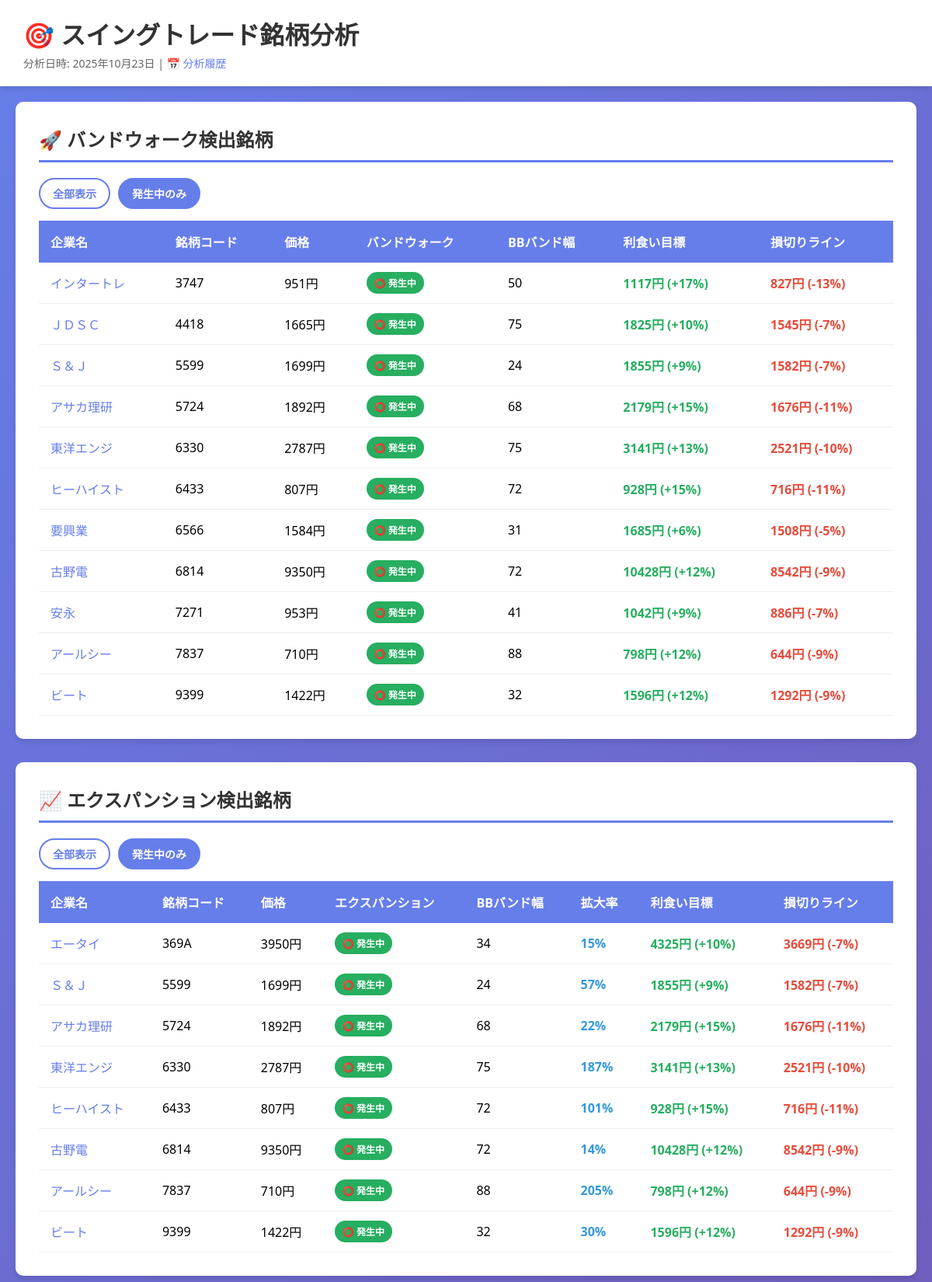
/report.php?date=2025-10-23 (upper part), run on the app's committed database.
### tables this page shows
CREATE TABLE bandwalk_results (
					id INTEGER PRIMARY KEY AUTOINCREMENT,
					analysis_date TEXT NOT NULL,
					code TEXT NOT NULL,
					is_bandwalk INTEGER NOT NULL,
					price REAL NOT NULL,
					bb_width REAL NOT NULL,
					profit_target REAL,
					stop_loss REAL,
					created_at TIMESTAMP DEFAULT CURRENT_TIMESTAMP,
					FOREIGN KEY (code) REFERENCES companies(code),
					UNIQUE(analysis_date, code)
				);

CREATE TABLE companies (
					code TEXT PRIMARY KEY,
					name TEXT NOT NULL
				);

CREATE TABLE expansion_results (
					id INTEGER PRIMARY KEY AUTOINCREMENT,
					analysis_date TEXT NOT NULL,
					code TEXT NOT NULL,
					is_expansion INTEGER NOT NULL,
					price REAL NOT NULL,
					bb_width REAL NOT NULL,
					expansion_rate REAL NOT NULL,
					profit_target REAL,
					stop_loss REAL,
					created_at TIMESTAMP DEFAULT CURRENT_TIMESTAMP,
					FOREIGN KEY (code) REFERENCES companies(code),
					UNIQUE(analysis_date, code)
				);

### report.php (the view, shortened to what this page needs)
<?php
$db_path = __DIR__ . '/stock_analysis.db';
try {
	$pdo = new PDO('sqlite:' . $db_path);
	$pdo->setAttribute(PDO::ATTR_ERRMODE, PDO::ERRMODE_EXCEPTION);
} catch (PDOException $e) {
	die('データベース接続エラー: ' . $e->getMessage());
}
$analysis_date = isset($_GET['date']) ? $_GET['date'] : date('Y-m-d');
$stmt = $pdo->prepare('
	SELECT br.*, c.name as company_name
	FROM bandwalk_results br
	LEFT JOIN companies c ON br.code = c.code
	WHERE br.analysis_date = ?
	ORDER BY br.code
');
$stmt->execute([$analysis_date]);
$bandwalk_results = $stmt->fetchAll(PDO::FETCH_ASSOC);
$stmt = $pdo->prepare('
	SELECT er.*, c.name as company_name
	FROM expansion_results er
	LEFT JOIN companies c ON er.code = c.code
	WHERE er.analysis_date = ?
	ORDER BY er.code
');
$stmt->execute([$analysis_date]);
$expansion_results = $stmt->fetchAll(PDO::FETCH_ASSOC);
$date_obj = DateTime::createFromFormat('Y-m-d', $analysis_date);
$today = $date_obj->format('Y年m月d日');
function format_price($price) {
	return (int)round($price) . '円';
}
function format_percentage($current_price, $target_price) {
	$percentage = (($target_price - $current_price) / $current_price) * 100;
	$price_str = format_price($target_price);
	return $price_str . ' (' . sprintf('%+d', (int)round($percentage)) . '%)';
}
?>
<!DOCTYPE html>
<html lang="ja">
<head>
</head>
<body>
	<div class="header">
		<h1>🎯 スイングトレード銘柄分析</h1>
		<p>分析日時: <?php echo htmlspecialchars($today); ?> | <a href="index.php">📅 分析履歴</a></p>
	</div>
	<div class="content">
		<div class="container">
			<?php if (count($bandwalk_results) > 0): ?>
				<div class="section">
					<h2>🚀 バンドウォーク検出銘柄</h2>
					<div style="margin-bottom: 15px; display: flex; gap: 10px;">
						<button class="filter-btn" onclick="filterBandwalk('all', this)">全部表示</button>
						<button class="filter-btn active" onclick="filterBandwalk('active', this)">発生中のみ</button>
					</div>
					<table id="bandwalk-table">
						<thead>
							<tr>
								<th>企業名</th>
								<th>銘柄コード</th>
								<th>価格</th>
								<th>バンドウォーク</th>
								<th>BBバンド幅</th>
								<th>利食い目標</th>
								<th>損切りライン</th>
							</tr>
						</thead>
						<tbody>
							<?php foreach ($bandwalk_results as $row): ?>
								<?php $is_bandwalk = $row['is_bandwalk'] ? true : false; ?>
								<tr class="bandwalk-row" data-bandwalk="<?php echo $is_bandwalk ? 'active' : 'inactive'; ?>">
									<td><a href="https://kabutan.jp/stock/chart?code=<?php echo htmlspecialchars($row['code']); ?>" target="_blank"><?php echo htmlspecialchars($row['company_name']); ?></a></td>
									<td><?php echo htmlspecialchars($row['code']); ?></td>
									<td><?php echo format_price($row['price']); ?></td>
									<td><span class="badge <?php echo $is_bandwalk ? 'badge-yes' : 'badge-no'; ?>"><?php echo $is_bandwalk ? '⭕ 発生中' : '❌ なし'; ?></span></td>
									<td><?php echo (int)$row['bb_width']; ?></td>
									<td style="color: #27ae60; font-weight: bold;"><?php echo format_percentage($row['price'], $row['profit_target']); ?></td>
									<td style="color: #e74c3c; font-weight: bold;"><?php echo format_percentage($row['price'], $row['stop_loss']); ?></td>
								</tr>
							<?php endforeach; ?>
						</tbody>
					</table>
				</div>
			<?php endif; ?>
			<?php if (count($expansion_results) > 0): ?>
				<div class="section">
					<h2>📈 エクスパンション検出銘柄</h2>
					<div style="margin-bottom: 15px; display: flex; gap: 10px;">
						<button class="filter-btn" onclick="filterExpansion('all', this)">全部表示</button>
						<button class="filter-btn active" onclick="filterExpansion('active', this)">発生中のみ</button>
					</div>
					<table id="expansion-table">
						<thead>
							<tr>
								<th>企業名</th>
								<th>銘柄コード</th>
								<th>価格</th>
								<th>エクスパンション</th>
								<th>BBバンド幅</th>
								<th>拡大率</th>
								<th>利食い目標</th>
								<th>損切りライン</th>
							</tr>
						</thead>
						<tbody>
							<?php foreach ($expansion_results as $row): ?>
								<?php $is_expansion = $row['is_expansion'] ? true : false; ?>
								<tr class="expansion-row" data-expansion="<?php echo $is_expansion ? 'active' : 'inactive'; ?>">
									<td><a href="https://kabutan.jp/stock/chart?code=<?php echo htmlspecialchars($row['code']); ?>" target="_blank"><?php echo htmlspecialchars($row['company_name']); ?></a></td>
									<td><?php echo htmlspecialchars($row['code']); ?></td>
									<td><?php echo format_price($row['price']); ?></td>
									<td><span class="badge <?php echo $is_expansion ? 'badge-yes' : 'badge-no'; ?>"><?php echo $is_expansion ? '⭕ 発生中' : '❌ なし'; ?></span></td>
									<td><?php echo (int)$row['bb_width']; ?></td>
									<td style="color: #3498db; font-weight: bold;"><?php echo (int)$row['expansion_rate']; ?>%</td>
									<td style="color: #27ae60; font-weight: bold;"><?php echo format_percentage($row['price'], $row['profit_target']); ?></td>
									<td style="color: #e74c3c; font-weight: bold;"><?php echo format_percentage($row['price'], $row['stop_loss']); ?></td>
								</tr>
							<?php endforeach; ?>
						</tbody>
					</table>
				</div>
			<?php endif; ?>
		</div>
	</div>
</body>
</html>

### report.php (style rules this page uses)
* { margin: 0; padding: 0; box-sizing: border-box; }
body { font-family: 'Segoe UI', Tahoma, Geneva, Verdana, sans-serif; background: linear-gradient(135deg, #667eea 0%, #764ba2 100%); min-height: 100vh; display: flex; flex-direction: column; }
.container { max-width: 1200px; margin: 0 auto; width: 100%; }
.header { background: white; padding: 20px 30px; box-shadow: 0 4px 6px rgba(0, 0, 0, 0.1); flex-shrink: 0; }
.header h1 { color: #333; margin-bottom: 5px; }
.header p { color: #666; font-size: 14px; }
.header a { color: #667eea; text-decoration: none; margin-right: 20px; }
.content { flex: 1; overflow-y: auto; padding: 20px; }
.section { background: white; padding: 30px; border-radius: 10px; margin-bottom: 30px; box-shadow: 0 4px 6px rgba(0, 0, 0, 0.1); }
.section h2 { color: #333; margin-bottom: 20px; border-bottom: 3px solid #667eea; padding-bottom: 10px; }
table { width: 100%; border-collapse: collapse; }
th { background: #667eea; color: white; padding: 15px; text-align: left; font-weight: 600; }
td { padding: 12px 15px; border-bottom: 1px solid #eee; }
table a { color: #667eea; text-decoration: none; font-weight: 500; }
.badge { display: inline-block; padding: 5px 10px; border-radius: 20px; font-size: 12px; font-weight: bold; }
.badge-yes { background: #27ae60; color: white; }
.filter-btn { padding: 8px 16px; border: 2px solid #667eea; background: white; color: #667eea; border-radius: 20px; cursor: pointer; font-weight: 600; font-size: 14px; transition: all 0.3s ease; }
.filter-btn.active { background: #667eea; color: white; }

### data on the page
bandwalk_results: code.name "インタートレ", code "3747", price "951円", is_bandwalk "⭕ 発生中", bb_width "50", format_percentage($row['price'], $row['profit_target']) "1117円 (+17%)", format_percentage($row['price'], $row['stop_loss']) "827円 (-13%)"
bandwalk_results: code.name "ＪＤＳＣ", code "4418", price "1665円", is_bandwalk "⭕ 発生中", bb_width "75", format_percentage($row['price'], $row['profit_target']) "1825円 (+10%)", format_percentage($row['price'], $row['stop_loss']) "1545円 (-7%)"
bandwalk_results: code.name "Ｓ＆Ｊ", code "5599", price "1699円", is_bandwalk "⭕ 発生中", bb_width "24", format_percentage($row['price'], $row['profit_target']) "1855円 (+9%)", format_percentage($row['price'], $row['stop_loss']) "1582円 (-7%)"
bandwalk_results: code.name "アサカ理研", code "5724", price "1892円", is_bandwalk "⭕ 発生中", bb_width "68", format_percentage($row['price'], $row['profit_target']) "2179円 (+15%)", format_percentage($row['price'], $row['stop_loss']) "1676円 (-11%)"
bandwalk_results: code.name "東洋エンジ", code "6330", price "2787円", is_bandwalk "⭕ 発生中", bb_width "75", format_percentage($row['price'], $row['profit_target']) "3141円 (+13%)", format_percentage($row['price'], $row['stop_loss']) "2521円 (-10%)"
bandwalk_results: code.name "ヒーハイスト", code "6433", price "807円", is_bandwalk "⭕ 発生中", bb_width "72", format_percentage($row['price'], $row['profit_target']) "928円 (+15%)", format_percentage($row['price'], $row['stop_loss']) "716円 (-11%)"
bandwalk_results: code.name "要興業", code "6566", price "1584円", is_bandwalk "⭕ 発生中", bb_width "31", format_percentage($row['price'], $row['profit_target']) "1685円 (+6%)", format_percentage($row['price'], $row['stop_loss']) "1508円 (-5%)"
bandwalk_results: code.name "古野電", code "6814", price "9350円", is_bandwalk "⭕ 発生中", bb_width "72", format_percentage($row['price'], $row['profit_target']) "10428円 (+12%)", format_percentage($row['price'], $row['stop_loss']) "8542円 (-9%)"
bandwalk_results: code.name "安永", code "7271", price "953円", is_bandwalk "⭕ 発生中", bb_width "41", format_percentage($row['price'], $row['profit_target']) "1042円 (+9%)", format_percentage($row['price'], $row['stop_loss']) "886円 (-7%)"
bandwalk_results: code.name "アールシー", code "7837", price "710円", is_bandwalk "⭕ 発生中", bb_width "88", format_percentage($row['price'], $row['profit_target']) "798円 (+12%)", format_percentage($row['price'], $row['stop_loss']) "644円 (-9%)"
bandwalk_results: code.name "ビート", code "9399", price "1422円", is_bandwalk "⭕ 発生中", bb_width "32", format_percentage($row['price'], $row['profit_target']) "1596円 (+12%)", format_percentage($row['price'], $row['stop_loss']) "1292円 (-9%)"
expansion_results: code.name "エータイ", code "369A", price "3950円", is_expansion "⭕ 発生中", bb_width "34", expansion_rate "15", format_percentage($row['price'], $row['profit_target']) "4325円 (+10%)", format_percentage($row['price'], $row['stop_loss']) "3669円 (-7%)"
expansion_results: code.name "Ｓ＆Ｊ", code "5599", price "1699円", is_expansion "⭕ 発生中", bb_width "24", expansion_rate "57", format_percentage($row['price'], $row['profit_target']) "1855円 (+9%)", format_percentage($row['price'], $row['stop_loss']) "1582円 (-7%)"
expansion_results: code.name "アサカ理研", code "5724", price "1892円", is_expansion "⭕ 発生中", bb_width "68", expansion_rate "22", format_percentage($row['price'], $row['profit_target']) "2179円 (+15%)", format_percentage($row['price'], $row['stop_loss']) "1676円 (-11%)"
expansion_results: code.name "東洋エンジ", code "6330", price "2787円", is_expansion "⭕ 発生中", bb_width "75", expansion_rate "187", format_percentage($row['price'], $row['profit_target']) "3141円 (+13%)", format_percentage($row['price'], $row['stop_loss']) "2521円 (-10%)"
expansion_results: code.name "ヒーハイスト", code "6433", price "807円", is_expansion "⭕ 発生中", bb_width "72", expansion_rate "101", format_percentage($row['price'], $row['profit_target']) "928円 (+15%)", format_percentage($row['price'], $row['stop_loss']) "716円 (-11%)"
expansion_results: code.name "古野電", code "6814", price "9350円", is_expansion "⭕ 発生中", bb_width "72", expansion_rate "14", format_percentage($row['price'], $row['profit_target']) "10428円 (+12%)", format_percentage($row['price'], $row['stop_loss']) "8542円 (-9%)"
expansion_results: code.name "アールシー", code "7837", price "710円", is_expansion "⭕ 発生中", bb_width "88", expansion_rate "205", format_percentage($row['price'], $row['profit_target']) "798円 (+12%)", format_percentage($row['price'], $row['stop_loss']) "644円 (-9%)"
expansion_results: code.name "ビート", code "9399", price "1422円", is_expansion "⭕ 発生中", bb_width "32", expansion_rate "30", format_percentage($row['price'], $row['profit_target']) "1596円 (+12%)", format_percentage($row['price'], $row['stop_loss']) "1292円 (-9%)"

### other printed values
$today "2025年10月23日"
